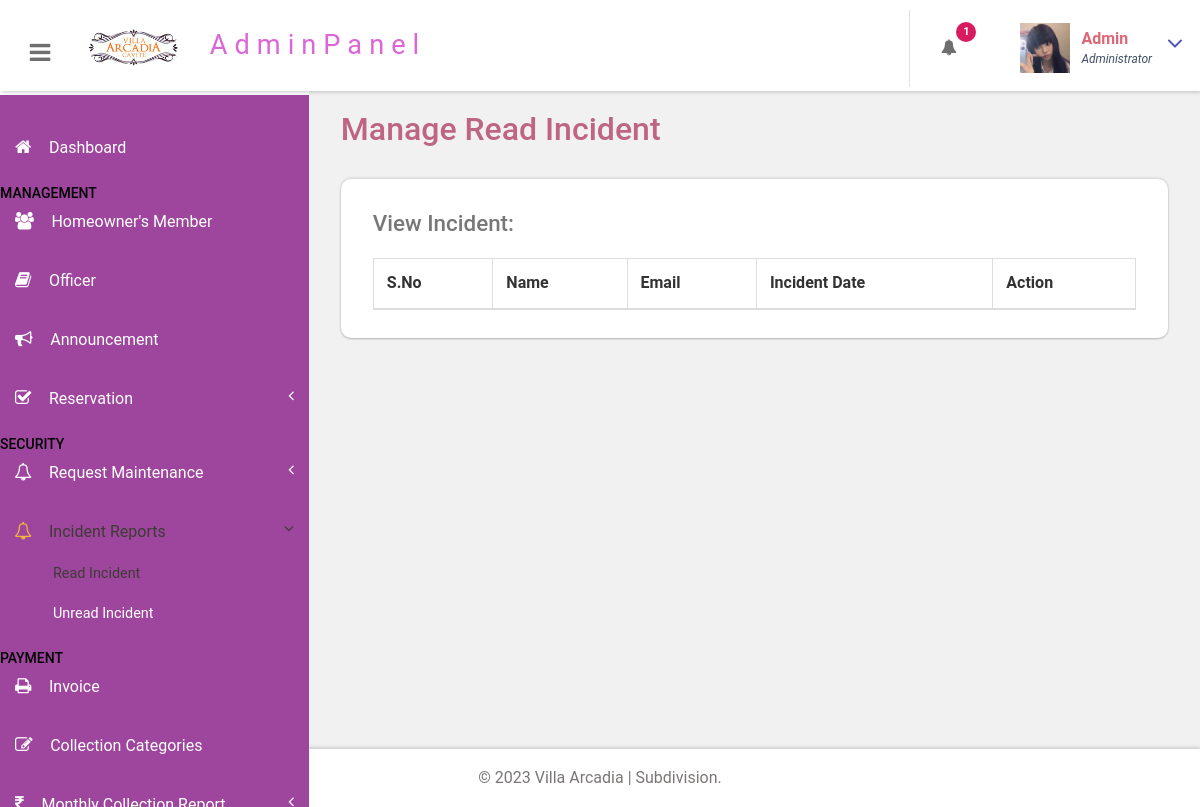
Page /portal/admin/read-complaint.php (signed in) on the earlier database version.
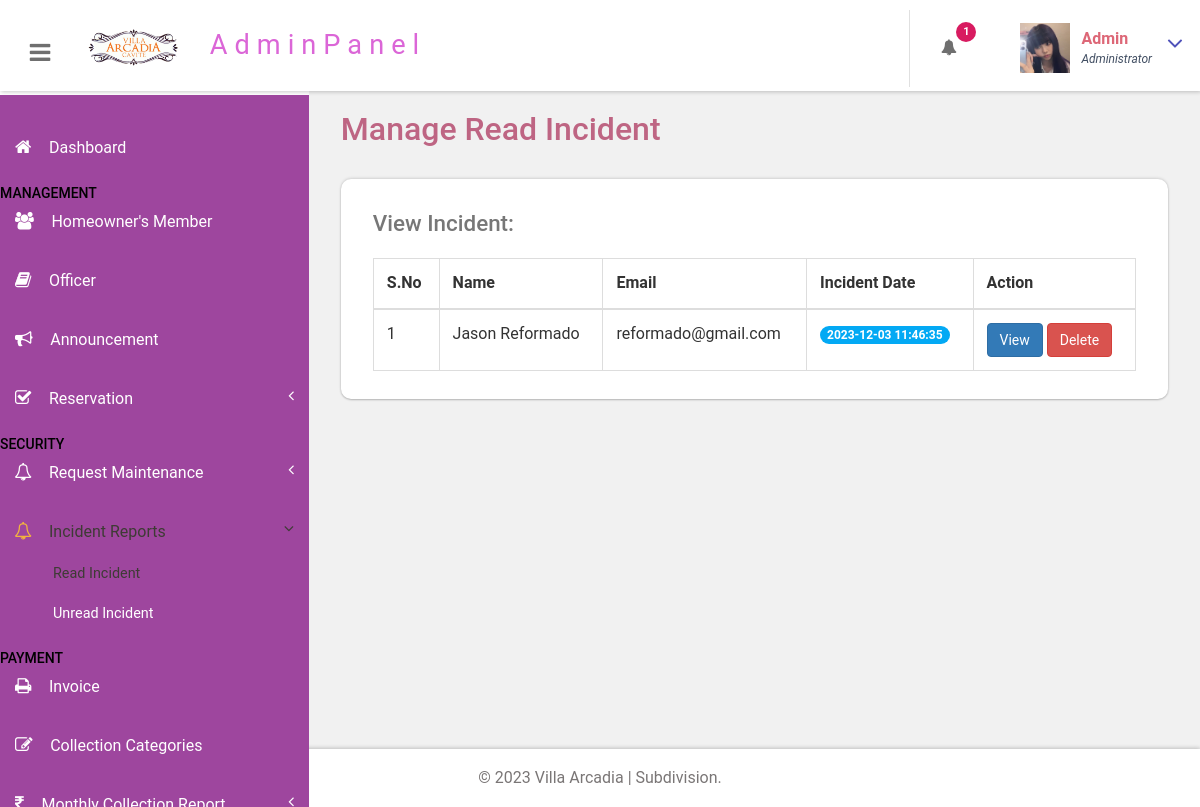
Same page on the later database version.
### tables this page shows
CREATE TABLE `tblcomplaint` (
  `ID` int(10) NOT NULL,
  `FirstName` varchar(200) DEFAULT NULL,
  `LastName` varchar(200) DEFAULT NULL,
  `Phone` bigint(10) DEFAULT NULL,
  `Email` varchar(200) DEFAULT NULL,
  `Message` mediumtext DEFAULT NULL,
  `EnquiryDate` timestamp NOT NULL DEFAULT current_timestamp(),
  `IsRead` int(5) DEFAULT NULL,
  `address` varchar(225) NOT NULL,
  `subject` varchar(30) NOT NULL,
  `time` time DEFAULT NULL
);

### portal/admin/read-complaint.php (the view, shortened to what this page needs)
<?php
include('includes/dbconnection.php');
if (strlen($_SESSION['bpmsaid']==0)) {
  header('location:logout.php');
  } else{
  ?>
<!DOCTYPE HTML>
<html>
<head>
<link href="css/bootstrap.css" rel='stylesheet' type='text/css' />
<link href="css/style.css" rel='stylesheet' type='text/css' />
<link href="css/font-awesome.css" rel="stylesheet">
<link href="css/animate.css" rel="stylesheet" type="text/css" media="all">
<link href="css/custom.css" rel="stylesheet">
</head>
<body class="cbp-spmenu-push">
	<div class="main-content">
		 <?php include_once('includes/sidebar.php');?>
		 <?php include_once('includes/header.php');?>
		<div id="page-wrapper">
			<div class="main-page">
				<div class="tables">
					<h3 class="title1">Manage Read Incident</h3>
					<div class="table-responsive bs-example widget-shadow">
						<h4>View Incident:</h4>
						<table class="table table-bordered"> <thead> <tr>
                   <th>S.No</th>
                   <th>Name</th>
                    <th>Email</th>
                    <th>Incident Date</th>
                     <th>Action</th>
                  </tr> </thead> <tbody>
<?php
$ret=mysqli_query($con,"select * from tblcomplaint where IsRead='1'");
$cnt=1;
while ($row=mysqli_fetch_array($ret)) {
?>
						 <tr class="gradeX">
                 <td><?php echo $cnt;?></td>
                  <td><?php  echo $row['FirstName'];?> <?php  echo $row['LastName'];?></td>
                                        <td><?php  echo $row['Email'];?></td>
                                        <td>
                                            <span class="badge badge-primary"><?php echo $row['EnquiryDate'];?></span>
                                        </td>
                                         <td>
<a href="view-complaint.php?viewid=<?php echo $row['ID'];?>" class="btn btn-primary">View</a>
<a href="read-complaint.php?delid=<?php echo $row['ID'];?>" class="btn btn-danger" onClick="return confirm('Are you sure you want to delete?')">Delete</a>
                                         </td>
                </tr>   <?php
$cnt=$cnt+1;
}?></tbody> </table>
					</div>
				</div>
			</div>
		</div>
		 <?php include_once('includes/footer.php');?>
	</div>
</body>
</html>
<?php }  ?>

Differences in the rows shown:
added tblcomplaint: FirstName "Jason", LastName "Reformado", Email "reformado@gmail.com", EnquiryDate "2023-12-03 11:46:35"
